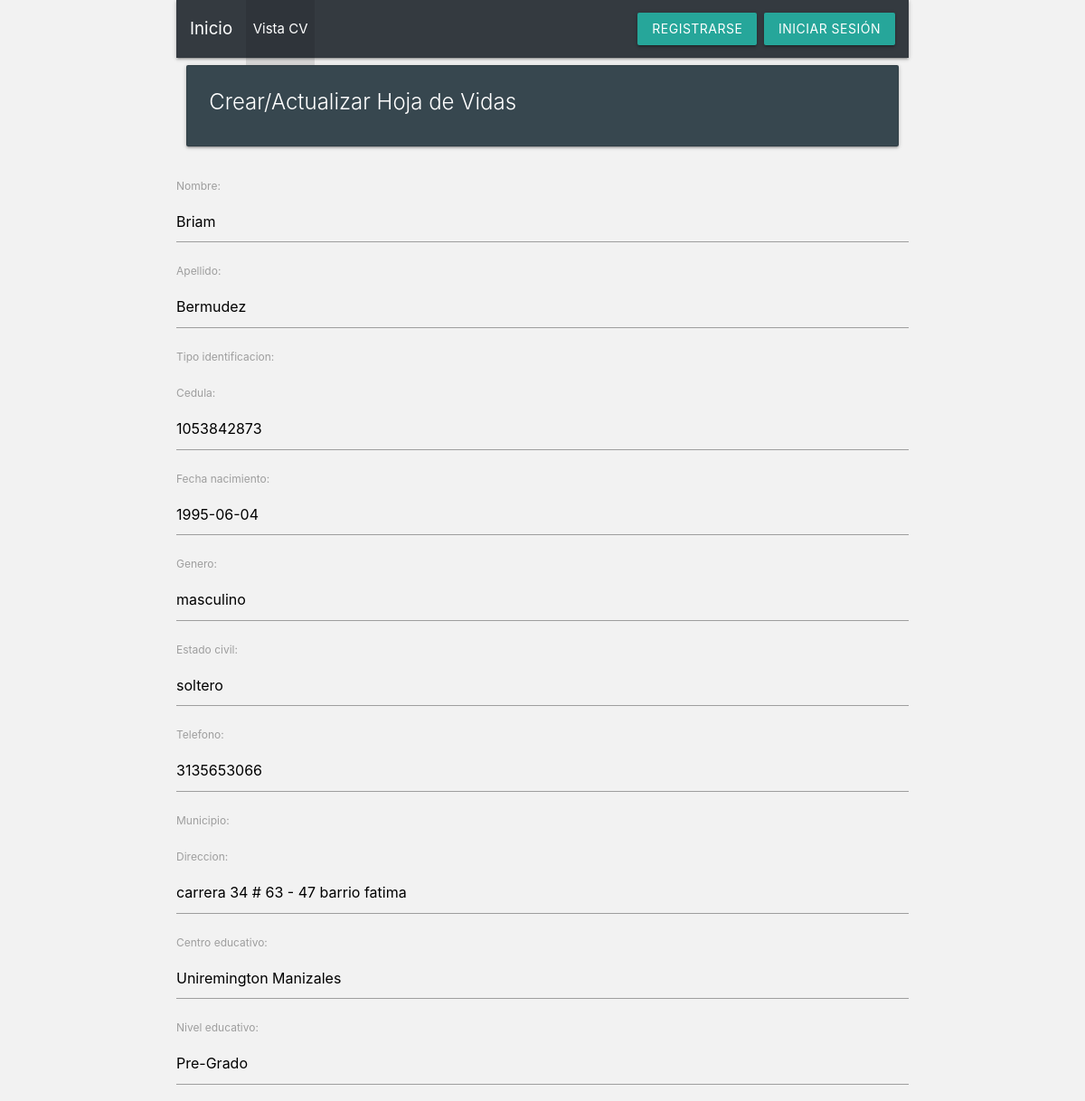
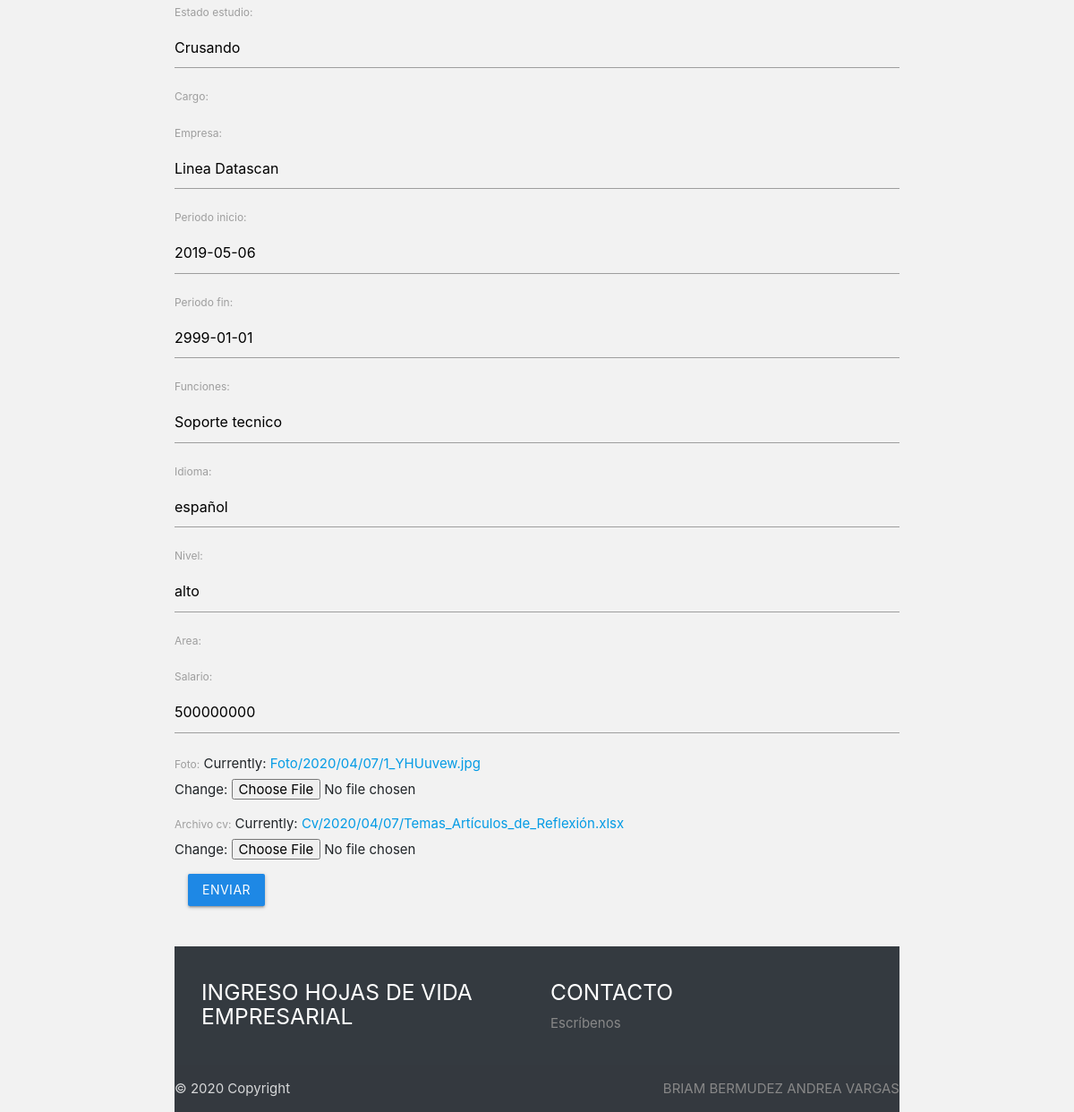
/2, run on the app's committed database (2 pictures, top to bottom).
### carguecv/models.py (models this page shows)
class carga_cv(models.Model):
    nombre = models.CharField(max_length=50)
    apellido = models.CharField(max_length=50)
    tipo_identificacion = models.ForeignKey(Tipo_Identificacion, null=False, on_delete=models.CASCADE)
    cedula = models.CharField(max_length=30)
    fecha_nacimiento = models.DateField()
    genero = models.CharField(max_length=15)
    estado_civil = models.CharField(max_length=15)
    telefono = models.CharField(max_length=15)
    municipio = models.ForeignKey(Municipio, null=False, on_delete=models.CASCADE)
    direccion = models.CharField(max_length=50)
    Centro_educativo = models.CharField(max_length=200)
    Nivel_educativo = models.CharField(max_length=200)
    Estado_estudio = models.CharField(max_length=100)
    Periodo_inicio = models.DateField()
    Periodo_fin = models.DateField()
    cargo = models.ForeignKey(Cargo, null=False, on_delete=models.CASCADE)
    Empresa = models.CharField(max_length=200)
    Periodo_inicio = models.DateField()
    Periodo_fin = models.DateField()
    Funciones = models.CharField(max_length=300)
    idioma = models.CharField(max_length=20)
    nivel = models.CharField(max_length=15)
    area = models.ForeignKey(Area, null=False, on_delete=models.CASCADE)
    salario = models.IntegerField()
    foto = models.FileField(null=False, upload_to="Foto/%Y/%m/%d")
    archivo_cv = models.FileField(null=False, upload_to="Cv/%Y/%m/%d")

### carguecv/views.py (the view, shortened to what this page needs)
# urls.py: path('<int:pk>', views.BadgetUpdate.as_view(), name='editar'),
class BadgetUpdate(UpdateView):
    model = carga_cv
    fields =['nombre', 'apellido', 'tipo_identificacion', 'cedula', 'fecha_nacimiento', 'genero', 'estado_civil', 'telefono',
    'municipio', 'direccion', 'Centro_educativo','Nivel_educativo','Estado_estudio', 'cargo','Empresa','Periodo_inicio',
    'Periodo_fin','Funciones', 'idioma', 'nivel','area', 'salario','foto', 'archivo_cv']

### carguecv/models.py (called while the page is built)
    def __str__(self):
        return self.municipio

    def __str__(self):
        return self.Areas

    def __str__(self):
        return self.Tipo_identificacion

    def __str__(self):
        return self.descripcion

### templates/carguecv/carga_cv_form.html
{% extends 'base/base.html' %}
  {% load static %}
  {% block content %}
        <div class="row">
            <div class="col s12 m12">
                <div class="card blue-grey darken-3">
                    <div class="card-content white-text">
                        <span class="card-title">Crear/Actualizar Hoja de Vidas</span>
                    </div>
                </div>
            </div>
        </div>
      <form method="POST">{% csrf_token %}
            {{ form.as_p }}
            <div class="input-field col s12">
                <input type="submit" value="Enviar" class="blue darken-1 btn">
            </div>
        </form>
{% endblock %}

### templates/base/base.html (style rules this page uses)
body { background: -webkit-linear-gradient(to right, #F2F2F2, #F2F2F2); background: linear-gradient(to right, #F2F2F2,#F2F2F2); }

### data on the page
carga_cv: nombre "Briam", apellido "Bermudez", cedula "1053842873", fecha_nacimiento "1995-06-04", genero "masculino", estado_civil "soltero", telefono "3135653066", direccion "carrera 34 # 63 - 47 barrio fatima", Centro_educativo "Uniremington Manizales", Nivel_educativo "Pre-Grado", Estado_estudio "Crusando", Empresa "Linea Datascan", Periodo_inicio "2019-05-06", Periodo_fin "2999-01-01", Funciones "Soporte tecnico", idioma "español", nivel "alto", salario "500000000"
